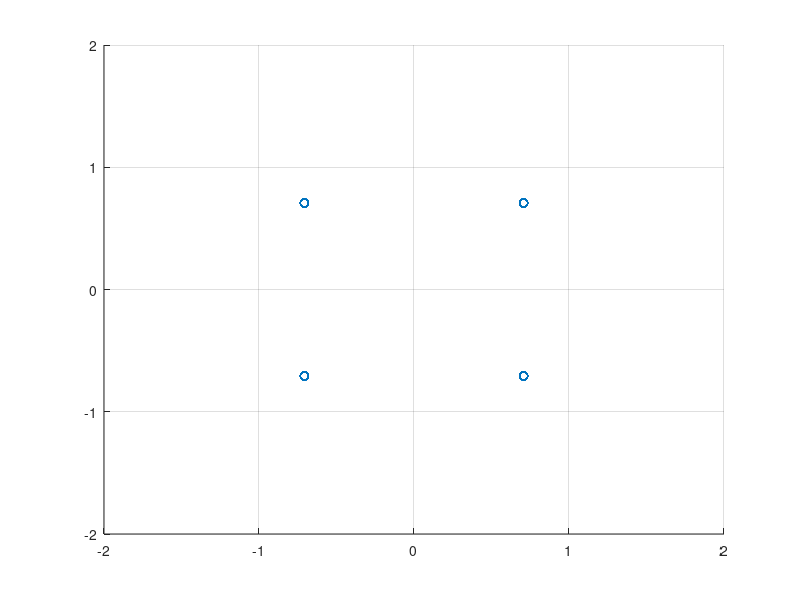
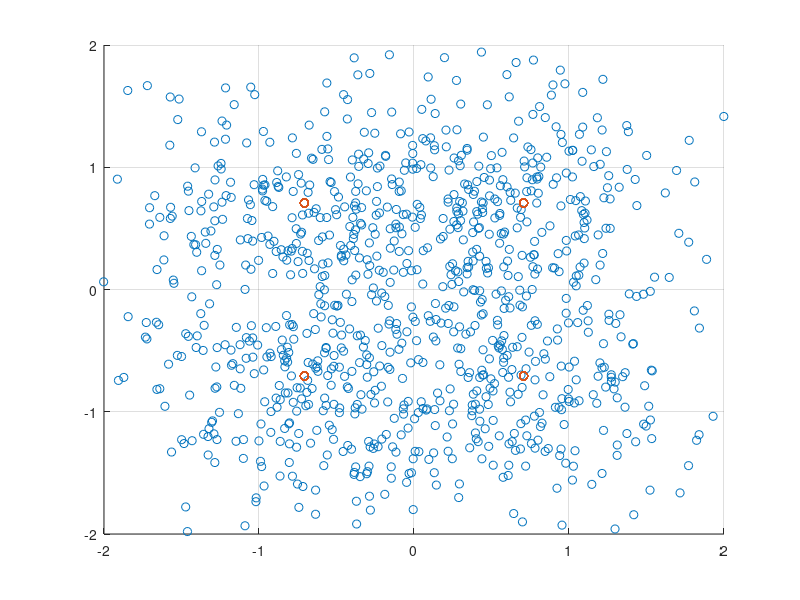

Write MATLAB code to recreate these figures, in order.
clear;
%QAM을 그려봄
% Parameter Setting
Tsym = 1;
Nsym = 1000;
% Sampling size
Fs = 100;
% Carrier frequency(HZ)
Fc = 10;
%
Fe =  0;
% Noise level
N0 = 0.3;

% Simulation
% 샘플링된 것이 Fs로 나누면 이경우 100분의 1초마다 생기는 것임.
% 이를 끝까지 가봄 Nsymbol까지
t = [Tsym/Fs : Tsym/Fs : Tsym*Nsym];
Tmax = length(t);

% Signal power는 1이라고 가정
% Symbol 생성
M = 4;
symTable = zeros(1,4);
for i = 1:M
    i_m = 2*pi*(i-1)/M + pi/4;
    symTable(i) = cos(i_m) + j*sin(i_m);
end

% basis Signal 생성
phi1 = cos(2*pi*Fc*t(1:Tsym*Fs));
Es = norm(phi1);
% Othonomal Basis 생성
phi1 = phi1/Es;

phi2 = -sin(2*pi*Fc*t(1:Tsym*Fs));
Es = norm(phi2);
% Othonomal Basis 생성
phi2 = phi2/Es;


%% TX
% 랜덤 신호 만들기
m = randi(M,1,Nsym);

% 심볼 신호 만들기
% 심볼 테이블 만들듯이 만들면 된다.
theta_m = 2*pi*(m-1)/M + pi/4;
bbSym = cos(theta_m) + j*sin(theta_m);

% Up-conversion 실어보낼껏임.(DAC 포함)
RFsignal = zeros(1,Tmax);
for iterT = 1:Tmax
    iterSym = floor((iterT-1)/Fs)+1;
    RFsignal(iterT) = real(bbSym(iterSym))*cos(2*pi*Fc*t(iterT))/Es - imag(bbSym(iterSym))*sin(2*pi*Fc*t(iterT))/Es;
end

% 참고 - Signal 보여주기
% t가 x축,
%figure(1)
%plot(t,RFsignal);
%xlim([0 2]);

% 참고 - 심볼신호 보여주기
s = zeros(2,Nsym);
for i = 1:Nsym
    % 1일때는 1부터 100까지
    intStart = 1+(i-1)*Tsym*Fs;
    %첫번째는  1이고 마지막은 100이다.
    %2번째는시작이 101이고 마지막은 200이다.
    intEnd = i*Tsym*Fs;
    s(1,i) = sum(RFsignal(intStart:intEnd).*phi1);
    s(2,i) = sum(RFsignal(intStart:intEnd).*phi2);
end
figure(2)
scatter(s(1,:),s(2,:),'r*');
grid on;
axis([-2 2 -2 2]);

%% RX

% Coherent Detection
% 구하는 것은 결국 phi1신호를곱하면 된다. error가 있을 수 있으니 그대로 곱함.
Ich = RFsignal .* cos(2*pi*(Fc+Fe)*t)/Es;
Qch = RFsignal .* sin(2*pi*(Fc+Fe)*t)/Es;

% Low Pass FIlter보단
% Baseband Signal Representation
for i = 1:Nsym
    % 1일때는 0부터이다.
    n_start = (i-1)*Tsym*Fs;
    bbSym_rx(i) = sum(Ich(n_start+1:n_start+Tsym*Fs) - j*Qch(n_start+1:n_start+Tsym*Fs));
end
%.^2은 전체 제곱에 mean을 구함.
sigPower = mean(abs(bbSym_rx).^2);

% Noise Insertion
noise = sqrt(N0)*randn(1,length(bbSym_rx)) + j*sqrt(N0)*randn(1,length(bbSym_rx));

% noise가 반영된 signal R.
bbSymN_rx = bbSym_rx+noise;
noisePower = mean(abs(noise).^2);
SNR = 10*log10(sigPower/noisePower)

% Signal Space Representation
figure(3)
scatter(real(bbSymN_rx), imag(bbSymN_rx));
grid on;
axis([-2 2 -2 2]);
hold on;
scatter(s(1,:),s(2,:),'r*');

% Optimal Receiver
hd_bbSym = zeros(1,Nsym);
for i= 1:Nsym
    corr_result = bbSymN_rx(i)*conj(symTable);
    [dammyVal hd_index] = max(real(corr_result));
    hd_bbSym(i) = symTable(hd_index);
end

% Symbol Error Rate
SER = sum( abs(hd_bbSym - bbSym) > 0.01) /Nsym